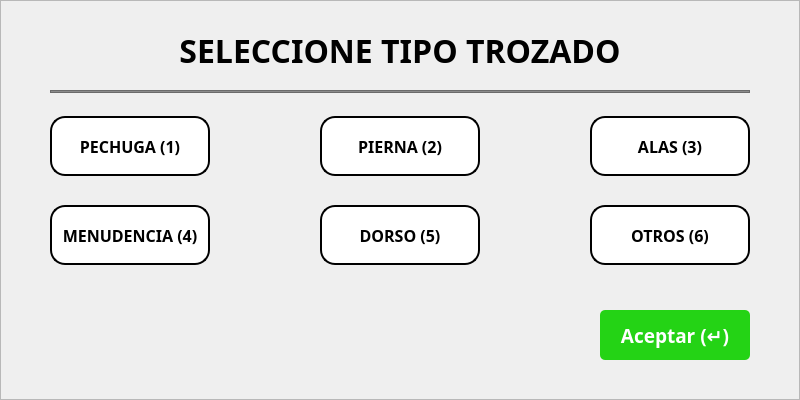
   <widget class="QFrame" name="frmAlertaTipoTrozadosDesc">
    <property name="geometry">
     <rect>
      <x>560</x>
      <y>340</y>
      <width>800</width>
      <height>400</height>
     </rect>
    </property>
    <property name="styleSheet">
     <string notr="true">#frmAlertaTipoTrozadosDesc{background-color: rgb(255, 255, 255);
color: rgb(0, 0, 0);
border:none;
border-radius: 10px;
border: 2px solid #D9D9D9;}</string>
    </property>
    <property name="frameShape">
     <enum>QFrame::StyledPanel</enum>
    </property>
    <property name="frameShadow">
     <enum>QFrame::Raised</enum>
    </property>
    <widget class="QPushButton" name="btnAceptarFrmTipoTrozadosDesc">
     <property name="geometry">
      <rect>
       <x>600</x>
       <y>310</y>
       <width>150</width>
       <height>50</height>
      </rect>
     </property>
     <property name="font">
      <font>
       <family>Poppins</family>
       <pointsize>14</pointsize>
       <weight>75</weight>
       <bold>true</bold>
      </font>
     </property>
     <property name="cursor">
      <cursorShape>PointingHandCursor</cursorShape>
     </property>
     <property name="styleSheet">
      <string notr="true">background-color: rgb(36, 211, 21);
color: rgb(255, 255, 255);
border:none;
border-radius: 5px;</string>
     </property>
     <property name="text">
      <string>Aceptar (↵)</string>
     </property>
     <property name="flat">
      <bool>false</bool>
     </property>
    </widget>
    <widget class="QLabel" name="btnPechugaDesc">
     <property name="geometry">
      <rect>
       <x>50</x>
       <y>116</y>
       <width>160</width>
       <height>60</height>
      </rect>
     </property>
     <property name="font">
      <font>
       <family>Poppins</family>
       <pointsize>12</pointsize>
       <weight>75</weight>
       <bold>true</bold>
      </font>
     </property>
     <property name="styleSheet">
      <string notr="true">background-color: rgb(255, 255, 255);
border-color: rgb(0, 0, 0);
border: 2px solid black;
  border-radius: 15px;</string>
     </property>
     <property name="text">
      <string>PECHUGA (1)</string>
     </property>
     <property name="alignment">
      <set>Qt::AlignCenter</set>
     </property>
    </widget>
    <widget class="QLabel" name="btnPiernaDesc">
     <property name="geometry">
      <rect>
       <x>320</x>
       <y>116</y>
       <width>160</width>
       <height>60</height>
      </rect>
     </property>
     <property name="font">
      <font>
       <family>Poppins</family>
       <pointsize>12</pointsize>
       <weight>75</weight>
       <bold>true</bold>
      </font>
     </property>
     <property name="styleSheet">
      <string notr="true">background-color: rgb(255, 255, 255);
border-color: rgb(0, 0, 0);
border: 2px solid black;
  border-radius: 15px;</string>
     </property>
     <property name="text">
      <string>PIERNA (2)</string>
     </property>
     <property name="alignment">
      <set>Qt::AlignCenter</set>
     </property>
    </widget>
    <widget class="QLabel" name="btnAlasDesc">
     <property name="geometry">
      <rect>
       <x>590</x>
       <y>116</y>
       <width>160</width>
       <height>60</height>
      </rect>
     </property>
     <property name="font">
      <font>
       <family>Poppins</family>
       <pointsize>12</pointsize>
       <weight>75</weight>
       <bold>true</bold>
      </font>
     </property>
     <property name="styleSheet">
      <string notr="true">background-color: rgb(255, 255, 255);
border-color: rgb(0, 0, 0);
border: 2px solid black;
  border-radius: 15px;</string>
     </property>
     <property name="text">
      <string>ALAS (3)</string>
     </property>
     <property name="alignment">
      <set>Qt::AlignCenter</set>
     </property>
    </widget>
    <widget class="QLabel" name="btnMenudenciaDesc">
     <property name="geometry">
      <rect>
       <x>50</x>
       <y>205</y>
       <width>160</width>
       <height>60</height>
      </rect>
     </property>
     <property name="font">
      <font>
       <family>Poppins</family>
       <pointsize>12</pointsize>
       <weight>75</weight>
       <bold>true</bold>
      </font>
     </property>
     <property name="styleSheet">
      <string notr="true">background-color: rgb(255, 255, 255);
border-color: rgb(0, 0, 0);
border: 2px solid black;
  border-radius: 15px;</string>
     </property>
     <property name="text">
      <string>MENUDENCIA (4)</string>
     </property>
     <property name="alignment">
      <set>Qt::AlignCenter</set>
     </property>
    </widget>
    <widget class="QLabel" name="btnDorsoDesc">
     <property name="geometry">
      <rect>
       <x>320</x>
       <y>205</y>
       <width>160</width>
       <height>60</height>
      </rect>
     </property>
     <property name="font">
      <font>
       <family>Poppins</family>
       <pointsize>12</pointsize>
       <weight>75</weight>
       <bold>true</bold>
      </font>
     </property>
     <property name="styleSheet">
      <string notr="true">background-color: rgb(255, 255, 255);
border-color: rgb(0, 0, 0);
border: 2px solid black;
  border-radius: 15px;</string>
     </property>
     <property name="text">
      <string>DORSO (5)</string>
     </property>
     <property name="alignment">
      <set>Qt::AlignCenter</set>
     </property>
    </widget>
    <widget class="QLabel" name="btnOtrosDesc">
     <property name="geometry">
      <rect>
       <x>590</x>
       <y>205</y>
       <width>160</width>
       <height>60</height>
      </rect>
     </property>
     <property name="font">
      <font>
       <family>Poppins</family>
       <pointsize>12</pointsize>
       <weight>75</weight>
       <bold>true</bold>
      </font>
     </property>
     <property name="styleSheet">
      <string notr="true">background-color: rgb(255, 255, 255);
border-color: rgb(0, 0, 0);
border: 2px solid black;
  border-radius: 15px;</string>
     </property>
     <property name="text">
      <string>OTROS (6)</string>
     </property>
     <property name="alignment">
      <set>Qt::AlignCenter</set>
     </property>
    </widget>
    <widget class="QFrame" name="frame_7">
     <property name="geometry">
      <rect>
       <x>50</x>
       <y>90</y>
       <width>700</width>
       <height>3</height>
      </rect>
     </property>
     <property name="styleSheet">
      <string notr="true">background-color: rgb(139, 139, 139);</string>
     </property>
     <property name="frameShape">
      <enum>QFrame::StyledPanel</enum>
     </property>
     <property name="frameShadow">
      <enum>QFrame::Raised</enum>
     </property>
    </widget>
    <widget class="QLabel" name="lblTextSeleccioneTipoTrozado_2">
     <property name="geometry">
      <rect>
       <x>50</x>
       <y>25</y>
       <width>700</width>
       <height>50</height>
      </rect>
     </property>
     <property name="font">
      <font>
       <family>Poppins</family>
       <pointsize>24</pointsize>
       <weight>75</weight>
       <bold>true</bold>
      </font>
     </property>
     <property name="text">
      <string>SELECCIONE TIPO TROZADO</string>
     </property>
     <property name="alignment">
      <set>Qt::AlignCenter</set>
     </property>
    </widget>
   </widget>
